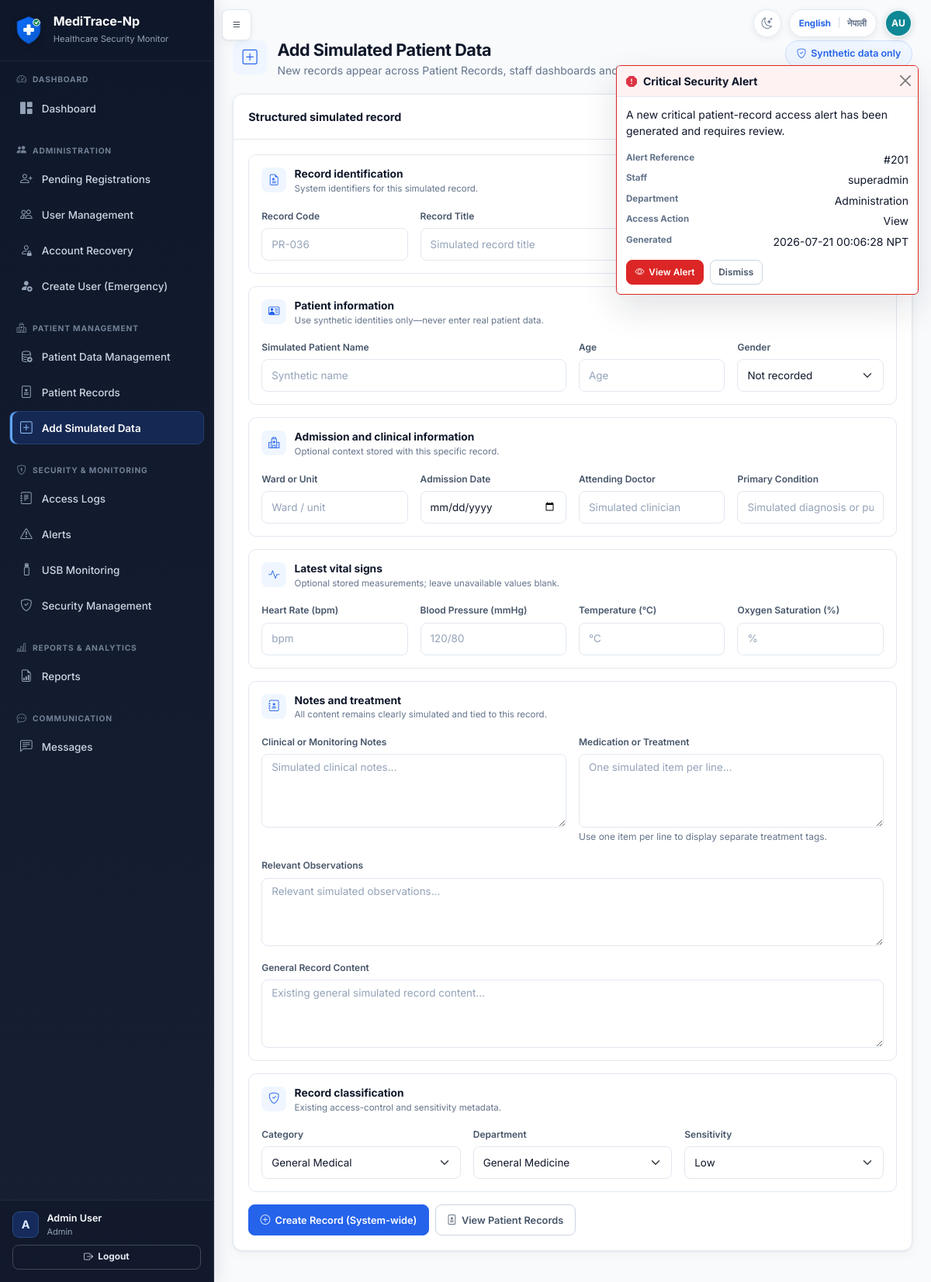
Page /simulated-patient-data (signed in) on the committed database.
### tables this page shows
CREATE TABLE users (
            id INTEGER PRIMARY KEY AUTOINCREMENT,
            full_name TEXT NOT NULL,
            staff_id TEXT NOT NULL UNIQUE,
            email TEXT NOT NULL UNIQUE,
            username TEXT NOT NULL UNIQUE,
            password_hash TEXT NOT NULL,
            role TEXT NOT NULL,
            department TEXT NOT NULL,
            work_start TEXT NOT NULL,
            work_end TEXT NOT NULL,
            approval_status TEXT NOT NULL DEFAULT 'pending',
            is_active INTEGER NOT NULL DEFAULT 1,
            approved_by INTEGER,
            approved_at TEXT,
            rejection_reason TEXT,
            created_at TEXT NOT NULL,
            last_login TEXT, is_deleted INTEGER NOT NULL DEFAULT 0, failed_attempts INTEGER NOT NULL DEFAULT 0, locked_until TEXT, last_failed_login TEXT, must_change_password INTEGER NOT NULL DEFAULT 0, credential_version INTEGER NOT NULL DEFAULT 0, credentials_changed_at TEXT, credentials_changed_by INTEGER, preferred_language TEXT NOT NULL DEFAULT 'en',
            FOREIGN KEY (approved_by) REFERENCES users(id)
        );

CREATE TABLE messages (
            id INTEGER PRIMARY KEY AUTOINCREMENT,
            sender_id INTEGER NOT NULL,
            receiver_id INTEGER NOT NULL,
            title TEXT NOT NULL,
            body TEXT NOT NULL,
            is_read INTEGER NOT NULL DEFAULT 0,
            is_urgent INTEGER NOT NULL DEFAULT 0,
            created_at TEXT NOT NULL,
            read_at TEXT, notification_type TEXT, related_alert_id INTEGER,
            FOREIGN KEY (sender_id) REFERENCES users(id),
            FOREIGN KEY (receiver_id) REFERENCES users(id)
        );

CREATE TABLE alerts (
            id INTEGER PRIMARY KEY AUTOINCREMENT,
            event_id INTEGER NOT NULL,
            user_id INTEGER NOT NULL,
            username TEXT NOT NULL,
            role TEXT NOT NULL,
            department TEXT NOT NULL,
            record_id INTEGER,
            severity TEXT NOT NULL,
            reason TEXT NOT NULL,
            triggered_rules TEXT,
            ml_score INTEGER DEFAULT 0,
            status TEXT NOT NULL DEFAULT 'open',
            created_at TEXT NOT NULL,
            resolved_by INTEGER,
            resolved_at TEXT,
            notes TEXT, rule_score INTEGER, anomaly_score INTEGER, hybrid_score INTEGER, baseline_source TEXT, anomaly_method TEXT, model_version TEXT, model_confidence TEXT, minimum_risk_override TEXT, human_review_required INTEGER NOT NULL DEFAULT 1, explanation_json TEXT,
            FOREIGN KEY (event_id) REFERENCES access_events(id),
            FOREIGN KEY (user_id) REFERENCES users(id),
            FOREIGN KEY (resolved_by) REFERENCES users(id)
        );

CREATE TABLE access_events (
            id INTEGER PRIMARY KEY AUTOINCREMENT,
            user_id INTEGER NOT NULL,
            username TEXT NOT NULL,
            staff_id TEXT NOT NULL,
            role TEXT NOT NULL,
            department TEXT NOT NULL,
            record_id INTEGER,
            record_category TEXT,
            sensitivity_level TEXT,
            action_type TEXT NOT NULL,
            timestamp TEXT NOT NULL,
            ip_address TEXT,
            computer_name TEXT,
            is_after_hours INTEGER NOT NULL DEFAULT 0,
            is_sensitive INTEGER NOT NULL DEFAULT 0,
            department_match INTEGER NOT NULL DEFAULT 0,
            rule_result TEXT,
            ml_score INTEGER DEFAULT 0,
            final_risk_level TEXT NOT NULL DEFAULT 'Normal',
            alert_created INTEGER NOT NULL DEFAULT 0, rule_score INTEGER, anomaly_score INTEGER, hybrid_score INTEGER, baseline_source TEXT, anomaly_method TEXT, model_version TEXT, model_raw_score REAL, model_confidence TEXT, minimum_risk_override TEXT, human_review_required INTEGER NOT NULL DEFAULT 0, explanation_json TEXT, browser_info TEXT,
            FOREIGN KEY (user_id) REFERENCES users(id),
            FOREIGN KEY (record_id) REFERENCES patient_records(id)
        );

### app.py (the view, shortened to what this page needs)
@app.route('/simulated-patient-data', methods=['GET', 'POST'])
@login_required
@staff_or_admin_required
def simulated_patient_data():
    allowed_categories = record_categories_for_user(current_user)
    return render_template(
        'simulated_patient_data.html',
        categories=allowed_categories,
        departments=Config.DEPARTMENTS,
        sensitivities=Config.SENSITIVITY_LEVELS,
        submitted_record=None,
    )

### account_recovery.py (called while the page is built)
def _actor_dict(actor):
    return getattr(actor, '_raw', actor) or {}

def _visibility(actor, alias='r'):
    actor = _actor_dict(actor)
    if actor.get('role') == 'Super Admin':
        return '1=1', []
    if actor.get('role') == 'Admin':
        return (
            f"{alias}.requested_destination = 'administrator' AND ("
            f"{alias}.matched_user_id IS NULL OR NOT EXISTS ("
            f"SELECT 1 FROM users scoped_user WHERE scoped_user.id = {alias}.matched_user_id "
            f"AND scoped_user.role IN ('Admin', 'Super Admin')))"
        ), []
    return '1=0', []

def get_recovery_request_count(actor, open_only=True):
    where, params = _visibility(actor)
    status_sql = " AND r.status IN ('pending', 'in_review', 'identity_verified')" if open_only else ''
    conn = get_db()
    count = conn.execute(
        f'SELECT COUNT(*) AS count FROM account_recovery_requests r WHERE {where}{status_sql}',
        params,
    ).fetchone()['count']
    conn.close()
    return count

### app.py (called while the page is built, shortened)
@app.template_filter('nepal_datetime')
def nepal_datetime_filter(value):
    return format_nepal_datetime(value)

@app.before_request
def enforce_credential_session_state():
    if not current_user.is_authenticated:
        return None
    stored_version = int(session.get('credential_version', 0) or 0)
    allowed = {'change_temporary_password', 'change_language', 'logout', 'static'}
    if current_user.must_change_password and request.endpoint not in allowed:
        flash('You must replace your temporary password before continuing.', 'warning')
        return redirect(url_for('change_temporary_password'))
    return None

def record_categories_for_user(user):
    if user.is_admin_panel:
        return list(Config.RECORD_CATEGORIES)
    allowed = Config.ROLE_ACCESS.get(user.role) or []
    return [category for category in Config.RECORD_CATEGORIES if category in allowed]

### auth.py (called while the page is built)
def load_user(user_id):
    user_dict = get_user_by_id(int(user_id))
    if user_dict is None:
        return None
    if (
        user_dict['approval_status'] != 'approved'
        or not user_dict['is_active']
        or user_dict.get('is_deleted', 0)
    ):
        return None
    return User(user_dict)

    @property
    def is_super_admin(self):
        return self.role == 'Super Admin'

    @property
    def is_admin_panel(self):
        return self.role in Config.ADMIN_PANEL_ROLES

### models.py (called while the page is built)
def row_to_dict(row):
    if row is None:
        return None
    return dict(row)

### templates/simulated_patient_data.html (shortened to what this page needs)
{% extends "base.html" %}
{% from "macros.html" import page_header %}
{% from "record_form_macros.html" import patient_record_fields %}
{% block extra_head %}
<link href="{{ url_for('static', filename='css/record-forms.css') }}" rel="stylesheet">
{% endblock %}
{% block content %}
<div class="app-page">
{{ page_header('Add Simulated Patient Data', 'New records appear across Patient Records, staff dashboards and security monitoring', 'bi-plus-square', 'Synthetic data only', 'bi-shield-check') }}
<div class="card record-form-card">
  <div class="card-header"><span>Structured simulated record</span><span class="status-pill status-neutral">Simulated data only</span></div>
  <div class="card-body">
    <form method="POST">
      {{ patient_record_fields(categories, departments, sensitivities, submitted_record) }}
      <div class="app-actions mt-3"><button type="submit" class="btn btn-primary"><i class="bi bi-plus-circle"></i>Create Record (System-wide)</button>
        <a href="{{ url_for('patient_records') }}" class="btn btn-outline-secondary"><i class="bi bi-file-medical"></i>View Patient Records</a></div>
    </form>
  </div>
</div>
</div>
{% endblock %}

### templates/base.html (shortened to what this page needs)
<!DOCTYPE html>
<html lang="{{ current_locale|default('en') }}" data-theme="light">
<head>
    <link href="https://cdn.jsdelivr.net/npm/bootstrap@5.3.2/dist/css/bootstrap.min.css" rel="stylesheet">
    <link href="https://cdn.jsdelivr.net/npm/bootstrap-icons@1.11.1/font/bootstrap-icons.css" rel="stylesheet">
    <link href="{{ url_for('static', filename='css/style.css') }}" rel="stylesheet">
    <link href="{{ url_for('static', filename='css/explainability.css') }}" rel="stylesheet">
    {% block extra_head %}{% endblock %}
    <link href="{{ url_for('static', filename='css/theme.css') }}" rel="stylesheet">
</head>
<body class="{% if current_user.is_authenticated %}has-sidebar{% endif %}">
    {% set language_return_path = request.full_path if request.query_string else request.path %}
    {% macro language_switch(extra_class='') %}
    <form method="POST" action="{{ url_for('change_language') }}" class="language-switch {{ extra_class }}" aria-label="{{ _('Switch language') }}">
        <button type="submit" name="language" value="en" class="language-option{% if current_locale == 'en' %} active{% endif %}" lang="en" aria-pressed="{{ 'true' if current_locale == 'en' else 'false' }}">English</button>
        <span class="language-divider" aria-hidden="true">|</span>
        <button type="submit" name="language" value="ne" class="language-option{% if current_locale == 'ne' %} active{% endif %}" lang="ne" aria-pressed="{{ 'true' if current_locale == 'ne' else 'false' }}">नेपाली</button>
    </form>
    {% endmacro %}
    {% macro theme_toggle(extra_class='') %}
    <button
        type="button"
        class="theme-toggle {{ extra_class }}"
        aria-label="{{ _('Switch to Dark Mode') }}"
        aria-pressed="false"
        title="{{ _('Switch to Dark Mode') }}"
        data-label-dark="{{ _('Switch to Dark Mode') }}"
        data-label-light="{{ _('Switch to Light Mode') }}"
    ><i class="bi bi-moon-stars" aria-hidden="true"></i></button>
    {% endmacro %}
    {% if current_user.is_authenticated %}
    {% from "macros.html" import user_initials %}
    {% set avatar_name = current_user.full_name|default('', true)|trim %}
    {% if not avatar_name %}{% set avatar_name = current_user.display_name|default('', true)|trim %}{% endif %}
    {% if not avatar_name %}{% set avatar_name = current_user.username|default('User', true)|trim %}{% endif %}
    <button type="button" class="btn btn-dark sidebar-toggle-btn" id="sidebarToggle" aria-label="{{ _('Toggle navigation') }}">
        <i class="bi bi-list"></i>
    </button>
    <div class="authenticated-header-actions" aria-label="{{ _('Current user') }}">
        {{ theme_toggle() }}
        {{ language_switch() }}
        <span
            class="header-user-avatar"
            role="img"
            aria-label="{{ _('Signed in as {name}', name=avatar_name) }}"
            title="{{ avatar_name }}"
        >{{ user_initials(current_user) }}</span>
    </div>
    <aside class="sidebar" id="sidebar">
        <div class="sidebar-brand">
            <img src="{{ url_for('static', filename='images/meditrace-logo.svg') }}" alt="{{ APP_NAME|default('MediTrace-Np') }}" class="brand-logo">
            <div>
                <h5 class="text-white mb-0 brand-title">{{ APP_NAME|default('MediTrace-Np') }}</h5>
                <small class="text-muted">Healthcare Security Monitor</small>
            </div>
        </div>
        <div class="sidebar-nav-scroll">
            {% import "sidebar_macros.html" as sidebar with context %}
            {% if current_user.is_admin_panel %}
                {{ sidebar.admin_sidebar() }}
            {% else %}
                {{ sidebar.staff_sidebar() }}
            {% endif %}
        </div>
        <div class="sidebar-footer">
            <div class="sidebar-user-summary">
                <span class="sidebar-user-avatar" aria-hidden="true">{{ current_user.full_name[:1]|upper }}</span>
                <div class="sidebar-user-copy">
                    <div class="small text-muted sidebar-user-name">{{ current_user.full_name }}</div>
                    <div class="small text-muted sidebar-user-role">{{ tr_display(current_user.role) }}</div>
                </div>
            </div>
            <a href="{{ url_for('logout') }}" class="btn btn-outline-light btn-sm mt-2 w-100 fw-bold">
                <i class="bi bi-box-arrow-right"></i> Logout
            </a>
        </div>
    </aside>
    <main class="main-content" id="mainContent">
    {% else %}
    <div class="public-header-actions">
        {{ theme_toggle('public-theme-toggle') }}
        {{ language_switch('public-language-switch') }}
    </div>
    <main class="auth-main container py-4">
    {% endif %}
            {% block content %}{% endblock %}
    {% if current_user.is_authenticated %}
    </main>
    {% else %}
    </main>
    {% endif %}
    {% if current_user.is_authenticated and current_user.is_admin_panel and critical_notifications %}
    {% set critical_notification = critical_notifications[0] %}
    <div class="toast-container position-fixed top-0 end-0 p-3 critical-alert-toast-container" aria-live="assertive" aria-atomic="true">
      <div
        class="toast critical-alert-toast"
        id="criticalAlertToast"
        role="alert"
        data-bs-autohide="false"
        data-seen-url="{{ url_for('acknowledge_critical_notification', notification_id=critical_notification.notification_id) }}"
        data-csrf-token="{{ csrf_token() }}"
        aria-labelledby="criticalAlertToastTitle"
        aria-describedby="criticalAlertToastDescription"
      >
        <div class="toast-header critical-alert-toast-header">
          <i class="bi bi-exclamation-octagon-fill text-danger me-2" aria-hidden="true"></i>
          <strong class="me-auto" id="criticalAlertToastTitle">Critical Security Alert</strong>
          <form method="POST" action="{{ url_for('acknowledge_critical_notification', notification_id=critical_notification.notification_id) }}">
            <button type="submit" class="btn-close" aria-label="{{ _('Dismiss') }}"></button>
          </form>
        </div>
        <div class="toast-body" id="criticalAlertToastDescription">
          <p>A new critical patient-record access alert has been generated and requires review.</p>
          <dl class="critical-alert-toast-details">
            <div><dt>Alert Reference</dt><dd>#{{ critical_notification.alert_id }}</dd></div>
            <div><dt>Staff</dt><dd data-no-translate>{{ critical_notification.username }}</dd></div>
            <div><dt>Department</dt><dd>{{ tr_display(critical_notification.department) }}</dd></div>
            {% if critical_notification.action_type %}<div><dt>Access Action</dt><dd>{{ tr_display(critical_notification.action_type) }}</dd></div>{% endif %}
            <div><dt>Generated</dt><dd>{{ critical_notification.created_at|nepal_datetime }}</dd></div>
          </dl>
          <div class="critical-alert-toast-actions">
            <form method="POST" action="{{ url_for('acknowledge_critical_notification', notification_id=critical_notification.notification_id) }}">
              <button type="submit" class="btn btn-danger btn-sm"><i class="bi bi-eye" aria-hidden="true"></i> View Alert</button>
            </form>
            <form method="POST" action="{{ url_for('acknowledge_critical_notification', notification_id=critical_notification.notification_id) }}">
              <button type="submit" class="btn btn-outline-secondary btn-sm">Dismiss</button>
            </form>
          </div>
        </div>
      </div>
    </div>
    {% endif %}
</body>
</html>

### static/css/record-forms.css (style rules this page uses)
.record-form-card { width: 100%; max-width: 1280px; }

### static/css/theme.css (style rules this page uses)
.theme-toggle { width: 36px; height: 36px; display: inline-flex; align-items: center; justify-content: center; flex: 0 0 36px; padding: 0; color: var(--app-muted); background: rgba(255, 255, 255, 0.94); border: 1px solid var(--app-border); border-radius: 999px; box-shadow: 0 2px 8px rgba(15, 23, 42, 0.08); font-size: 0.9rem; line-height: 1; cursor: pointer; transition: color 0.15s ease, background 0.15s ease, border-color 0.15s ease; }

### rows in the picture
users: full_name "A", full_name "Admin User", role "Admin"
messages: alert_id "201"
alerts: username "superadmin", department "Administration", created_at|nepal_datetime "2026-07-21 00:06:28 NPT"
access_events: action_type "View"

### other values in the picture
{{ (name_parts[0][0] ~ name_parts[-1][0])|upper }} "AU"
{{ APP_NAME|default('MediTrace-Np') }} "MediTrace-Np"
form field record_category "General Medical"
form field department "General Medicine"
form field sensitivity_level "Low"
